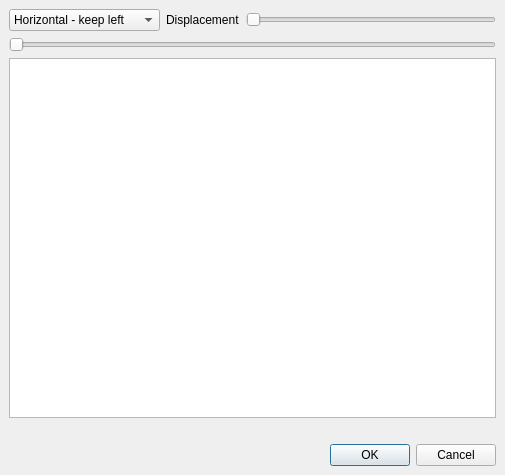
<?xml version="1.0" encoding="UTF-8"?>
<ui version="4.0">
 <class>artMirrorDialog</class>
 <widget class="QDialog" name="artMirrorDialog">
  <property name="geometry">
   <rect>
    <x>0</x>
    <y>0</y>
    <width>505</width>
    <height>475</height>
   </rect>
  </property>
  <property name="windowTitle">
   <string>Mirror</string>
  </property>
  <layout class="QGridLayout">
   <property name="leftMargin">
    <number>9</number>
   </property>
   <property name="topMargin">
    <number>9</number>
   </property>
   <property name="rightMargin">
    <number>9</number>
   </property>
   <property name="bottomMargin">
    <number>9</number>
   </property>
   <property name="spacing">
    <number>6</number>
   </property>
   <item row="2" column="0" colspan="2">
    <widget class="ADM_flyNavSlider" name="horizontalSlider">
     <property name="orientation">
      <enum>Qt::Horizontal</enum>
     </property>
    </widget>
   </item>
   <item row="5" column="0" colspan="2">
    <widget class="QDialogButtonBox" name="buttonBox">
     <property name="orientation">
      <enum>Qt::Horizontal</enum>
     </property>
     <property name="standardButtons">
      <set>QDialogButtonBox::Cancel|QDialogButtonBox::Ok</set>
     </property>
    </widget>
   </item>
   <item row="3" column="0" colspan="2">
    <widget class="QGraphicsView" name="graphicsView"/>
   </item>
   <item row="4" column="1">
    <spacer>
     <property name="orientation">
      <enum>Qt::Vertical</enum>
     </property>
     <property name="sizeType">
      <enum>QSizePolicy::Fixed</enum>
     </property>
     <property name="sizeHint" stdset="0">
      <size>
       <width>20</width>
       <height>20</height>
      </size>
     </property>
    </spacer>
   </item>
   <item row="1" column="0">
    <layout class="QHBoxLayout" name="toolboxLayout"/>
   </item>
   <item row="0" column="0" colspan="2">
    <layout class="QGridLayout" name="gridLayout">
     <property name="leftMargin">
      <number>0</number>
     </property>
     <property name="topMargin">
      <number>0</number>
     </property>
     <property name="rightMargin">
      <number>0</number>
     </property>
     <property name="bottomMargin">
      <number>0</number>
     </property>
     <item row="1" column="2">
      <widget class="ADM_SliderIndicator" name="horizontalSliderDisplacement">
       <property name="minimum">
        <number>0</number>
       </property>
       <property name="maximum">
        <number>100</number>
       </property>
       <property name="orientation">
        <enum>Qt::Horizontal</enum>
       </property>
      </widget>
     </item>
     <item row="1" column="1">
      <widget class="QLabel" name="label_3">
       <property name="text">
        <string>Displacement</string>
       </property>
      </widget>
     </item>
     <item row="1" column="0">
      <widget class="QComboBox" name="comboBoxMethod">
       <item>
        <property name="text">
         <string>Horizontal - keep left</string>
        </property>
       </item>
       <item>
        <property name="text">
         <string>Horizontal - keep right</string>
        </property>
       </item>
       <item>
        <property name="text">
         <string>Vertical - keep top</string>
        </property>
       </item>
       <item>
        <property name="text">
         <string>Vertical - keep bottom</string>
        </property>
       </item>
      </widget>
     </item>
    </layout>
   </item>
  </layout>
 </widget>
 <customwidgets>
  <customwidget>
   <class>ADM_flyNavSlider</class>
   <extends>ADM_QSlider</extends>
   <header>ADM_toolkitQt.h</header>
  </customwidget>
  <customwidget>
   <class>ADM_QSlider</class>
   <extends>QSlider</extends>
   <header>ADM_toolkitQt.h</header>
  </customwidget>
  <customwidget>
   <class>ADM_SliderIndicator</class>
   <extends>QSlider</extends>
   <header>ADM_toolkitQt.h</header>
  </customwidget>
 </customwidgets>
 <tabstops>
  <tabstop>comboBoxMethod</tabstop>
  <tabstop>horizontalSliderDisplacement</tabstop>
  <tabstop>horizontalSlider</tabstop>
  <tabstop>graphicsView</tabstop>
 </tabstops>
 <resources/>
 <connections>
  <connection>
   <sender>buttonBox</sender>
   <signal>accepted()</signal>
   <receiver>artMirrorDialog</receiver>
   <slot>accept()</slot>
   <hints>
    <hint type="sourcelabel">
     <x>248</x>
     <y>254</y>
    </hint>
    <hint type="destinationlabel">
     <x>157</x>
     <y>274</y>
    </hint>
   </hints>
  </connection>
  <connection>
   <sender>buttonBox</sender>
   <signal>rejected()</signal>
   <receiver>artMirrorDialog</receiver>
   <slot>reject()</slot>
   <hints>
    <hint type="sourcelabel">
     <x>316</x>
     <y>260</y>
    </hint>
    <hint type="destinationlabel">
     <x>286</x>
     <y>274</y>
    </hint>
   </hints>
  </connection>
 </connections>
</ui>
